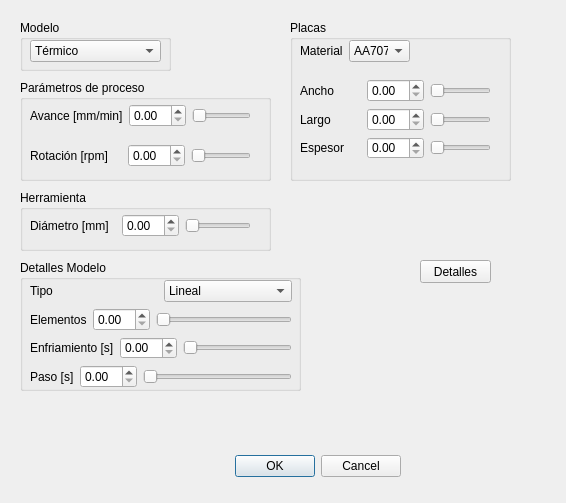
<?xml version="1.0" encoding="UTF-8"?>
<ui version="4.0">
 <class>Dialog</class>
 <widget class="QDialog" name="Dialog">
  <property name="geometry">
   <rect>
    <x>0</x>
    <y>0</y>
    <width>566</width>
    <height>503</height>
   </rect>
  </property>
  <property name="windowTitle">
   <string>Dialog</string>
  </property>
  <widget class="QDialogButtonBox" name="buttonBox">
   <property name="geometry">
    <rect>
     <x>200</x>
     <y>450</y>
     <width>201</width>
     <height>32</height>
    </rect>
   </property>
   <property name="orientation">
    <enum>Qt::Horizontal</enum>
   </property>
   <property name="standardButtons">
    <set>QDialogButtonBox::Cancel|QDialogButtonBox::Ok</set>
   </property>
  </widget>
  <widget class="QWidget" name="layoutWidget">
   <property name="geometry">
    <rect>
     <x>20</x>
     <y>80</y>
     <width>251</width>
     <height>101</height>
    </rect>
   </property>
   <layout class="QHBoxLayout" name="horizontalLayout_2">
    <item>
     <widget class="QGroupBox" name="groupBox">
      <property name="title">
       <string>Parámetros de proceso</string>
      </property>
      <widget class="QWidget" name="layoutWidget_2">
       <property name="geometry">
        <rect>
         <x>10</x>
         <y>60</y>
         <width>221</width>
         <height>31</height>
        </rect>
       </property>
       <layout class="QHBoxLayout" name="horizontalLayout_4">
        <item>
         <widget class="QLabel" name="label_2">
          <property name="text">
           <string>Rotación [rpm]    </string>
          </property>
         </widget>
        </item>
        <item>
         <widget class="QDoubleSpinBox" name="SpinRot"/>
        </item>
        <item>
         <widget class="QSlider" name="horizontalSlider_2">
          <property name="orientation">
           <enum>Qt::Horizontal</enum>
          </property>
         </widget>
        </item>
       </layout>
      </widget>
      <widget class="QWidget" name="layoutWidget">
       <property name="geometry">
        <rect>
         <x>10</x>
         <y>20</y>
         <width>221</width>
         <height>31</height>
        </rect>
       </property>
       <layout class="QHBoxLayout" name="horizontalLayout_3">
        <item>
         <widget class="QLabel" name="label">
          <property name="text">
           <string>Avance [mm/min]</string>
          </property>
         </widget>
        </item>
        <item>
         <widget class="QDoubleSpinBox" name="SpinAvance"/>
        </item>
        <item>
         <widget class="QSlider" name="SliderAvance">
          <property name="orientation">
           <enum>Qt::Horizontal</enum>
          </property>
         </widget>
        </item>
       </layout>
      </widget>
     </widget>
    </item>
   </layout>
  </widget>
  <widget class="QGroupBox" name="groupBox_2">
   <property name="geometry">
    <rect>
     <x>20</x>
     <y>20</y>
     <width>151</width>
     <height>51</height>
    </rect>
   </property>
   <property name="title">
    <string>Modelo</string>
   </property>
   <widget class="QComboBox" name="comboBox">
    <property name="geometry">
     <rect>
      <x>10</x>
      <y>20</y>
      <width>131</width>
      <height>22</height>
     </rect>
    </property>
    <item>
     <property name="text">
      <string>Térmico</string>
     </property>
    </item>
    <item>
     <property name="text">
      <string>Térmico + Mecánico</string>
     </property>
    </item>
   </widget>
  </widget>
  <widget class="QPushButton" name="pushButton_2">
   <property name="geometry">
    <rect>
     <x>420</x>
     <y>260</y>
     <width>71</width>
     <height>23</height>
    </rect>
   </property>
   <property name="text">
    <string>Detalles</string>
   </property>
  </widget>
  <widget class="QGroupBox" name="groupBox_3">
   <property name="geometry">
    <rect>
     <x>290</x>
     <y>20</y>
     <width>221</width>
     <height>161</height>
    </rect>
   </property>
   <property name="title">
    <string>Placas</string>
   </property>
   <widget class="QWidget" name="layoutWidget">
    <property name="geometry">
     <rect>
      <x>10</x>
      <y>20</y>
      <width>110</width>
      <height>22</height>
     </rect>
    </property>
    <layout class="QHBoxLayout" name="horizontalLayout">
     <item>
      <widget class="QLabel" name="label_4">
       <property name="text">
        <string>Material</string>
       </property>
      </widget>
     </item>
     <item>
      <widget class="QComboBox" name="comboBox_2">
       <item>
        <property name="text">
         <string>AA7075</string>
        </property>
       </item>
      </widget>
     </item>
    </layout>
   </widget>
   <widget class="QWidget" name="layoutWidget">
    <property name="geometry">
     <rect>
      <x>10</x>
      <y>59</y>
      <width>191</width>
      <height>80</height>
     </rect>
    </property>
    <layout class="QVBoxLayout" name="verticalLayout">
     <item>
      <layout class="QHBoxLayout" name="horizontalLayout_5">
       <item>
        <widget class="QLabel" name="label_3">
         <property name="text">
          <string>Ancho   </string>
         </property>
        </widget>
       </item>
       <item>
        <spacer name="horizontalSpacer_2">
         <property name="orientation">
          <enum>Qt::Horizontal</enum>
         </property>
         <property name="sizeHint" stdset="0">
          <size>
           <width>40</width>
           <height>20</height>
          </size>
         </property>
        </spacer>
       </item>
       <item>
        <widget class="QDoubleSpinBox" name="SpinAncho"/>
       </item>
       <item>
        <widget class="QSlider" name="horizontalSlider_3">
         <property name="orientation">
          <enum>Qt::Horizontal</enum>
         </property>
        </widget>
       </item>
      </layout>
     </item>
     <item>
      <layout class="QHBoxLayout" name="horizontalLayout_6">
       <item>
        <widget class="QLabel" name="label_5">
         <property name="text">
          <string>Largo    </string>
         </property>
        </widget>
       </item>
       <item>
        <spacer name="horizontalSpacer">
         <property name="orientation">
          <enum>Qt::Horizontal</enum>
         </property>
         <property name="sizeHint" stdset="0">
          <size>
           <width>40</width>
           <height>20</height>
          </size>
         </property>
        </spacer>
       </item>
       <item>
        <widget class="QDoubleSpinBox" name="doubleSpinBox_4"/>
       </item>
       <item>
        <widget class="QSlider" name="horizontalSlider_4">
         <property name="orientation">
          <enum>Qt::Horizontal</enum>
         </property>
        </widget>
       </item>
      </layout>
     </item>
     <item>
      <layout class="QHBoxLayout" name="horizontalLayout_7">
       <item>
        <widget class="QLabel" name="label_6">
         <property name="text">
          <string>Espesor</string>
         </property>
        </widget>
       </item>
       <item>
        <spacer name="horizontalSpacer_3">
         <property name="orientation">
          <enum>Qt::Horizontal</enum>
         </property>
         <property name="sizeHint" stdset="0">
          <size>
           <width>40</width>
           <height>20</height>
          </size>
         </property>
        </spacer>
       </item>
       <item>
        <widget class="QDoubleSpinBox" name="doubleSpinBox_5"/>
       </item>
       <item>
        <widget class="QSlider" name="horizontalSlider_5">
         <property name="orientation">
          <enum>Qt::Horizontal</enum>
         </property>
        </widget>
       </item>
      </layout>
     </item>
    </layout>
   </widget>
  </widget>
  <widget class="QGroupBox" name="groupBox_4">
   <property name="geometry">
    <rect>
     <x>20</x>
     <y>260</y>
     <width>281</width>
     <height>131</height>
    </rect>
   </property>
   <property name="title">
    <string>Detalles Modelo</string>
   </property>
   <widget class="QWidget" name="layoutWidget">
    <property name="geometry">
     <rect>
      <x>10</x>
      <y>20</y>
      <width>262</width>
      <height>108</height>
     </rect>
    </property>
    <layout class="QVBoxLayout" name="verticalLayout_2">
     <item>
      <layout class="QHBoxLayout" name="horizontalLayout_8">
       <item>
        <widget class="QLabel" name="label_8">
         <property name="text">
          <string>Tipo</string>
         </property>
        </widget>
       </item>
       <item>
        <widget class="QComboBox" name="comboBox_3">
         <item>
          <property name="text">
           <string>Lineal</string>
          </property>
         </item>
         <item>
          <property name="text">
           <string>Cuadrático</string>
          </property>
         </item>
        </widget>
       </item>
      </layout>
     </item>
     <item>
      <layout class="QHBoxLayout" name="horizontalLayout_9">
       <item>
        <widget class="QLabel" name="label_7">
         <property name="text">
          <string>Elementos</string>
         </property>
        </widget>
       </item>
       <item>
        <widget class="QDoubleSpinBox" name="SpinAncho_2"/>
       </item>
       <item>
        <widget class="QSlider" name="horizontalSlider_6">
         <property name="orientation">
          <enum>Qt::Horizontal</enum>
         </property>
        </widget>
       </item>
      </layout>
     </item>
     <item>
      <layout class="QHBoxLayout" name="horizontalLayout_13">
       <item>
        <widget class="QLabel" name="label_12">
         <property name="text">
          <string>Enfriamiento [s]</string>
         </property>
        </widget>
       </item>
       <item>
        <widget class="QDoubleSpinBox" name="SpinAncho_4"/>
       </item>
       <item>
        <widget class="QSlider" name="horizontalSlider_9">
         <property name="orientation">
          <enum>Qt::Horizontal</enum>
         </property>
        </widget>
       </item>
      </layout>
     </item>
     <item>
      <layout class="QHBoxLayout" name="horizontalLayout_14">
       <item>
        <widget class="QLabel" name="label_13">
         <property name="text">
          <string>Paso [s]</string>
         </property>
        </widget>
       </item>
       <item>
        <widget class="QDoubleSpinBox" name="SpinAncho_5"/>
       </item>
       <item>
        <widget class="QSlider" name="horizontalSlider_10">
         <property name="orientation">
          <enum>Qt::Horizontal</enum>
         </property>
        </widget>
       </item>
      </layout>
     </item>
    </layout>
   </widget>
   <zorder>layoutWidget</zorder>
   <zorder>label_12</zorder>
   <zorder>label_12</zorder>
  </widget>
  <widget class="QGroupBox" name="groupBox_5">
   <property name="geometry">
    <rect>
     <x>20</x>
     <y>190</y>
     <width>251</width>
     <height>61</height>
    </rect>
   </property>
   <property name="title">
    <string>Herramienta</string>
   </property>
   <widget class="QWidget" name="layoutWidget_5">
    <property name="geometry">
     <rect>
      <x>10</x>
      <y>20</y>
      <width>221</width>
      <height>31</height>
     </rect>
    </property>
    <layout class="QHBoxLayout" name="horizontalLayout_10">
     <item>
      <widget class="QLabel" name="label_9">
       <property name="text">
        <string>Diámetro [mm]  </string>
       </property>
      </widget>
     </item>
     <item>
      <widget class="QDoubleSpinBox" name="SpinRot_2"/>
     </item>
     <item>
      <widget class="QSlider" name="horizontalSlider_7">
       <property name="orientation">
        <enum>Qt::Horizontal</enum>
       </property>
      </widget>
     </item>
    </layout>
   </widget>
  </widget>
 </widget>
 <tabstops>
  <tabstop>buttonBox</tabstop>
 </tabstops>
 <resources/>
 <connections>
  <connection>
   <sender>buttonBox</sender>
   <signal>accepted()</signal>
   <receiver>Dialog</receiver>
   <slot>accept()</slot>
   <hints>
    <hint type="sourcelabel">
     <x>248</x>
     <y>254</y>
    </hint>
    <hint type="destinationlabel">
     <x>157</x>
     <y>274</y>
    </hint>
   </hints>
  </connection>
  <connection>
   <sender>buttonBox</sender>
   <signal>rejected()</signal>
   <receiver>Dialog</receiver>
   <slot>reject()</slot>
   <hints>
    <hint type="sourcelabel">
     <x>316</x>
     <y>260</y>
    </hint>
    <hint type="destinationlabel">
     <x>286</x>
     <y>274</y>
    </hint>
   </hints>
  </connection>
 </connections>
</ui>
